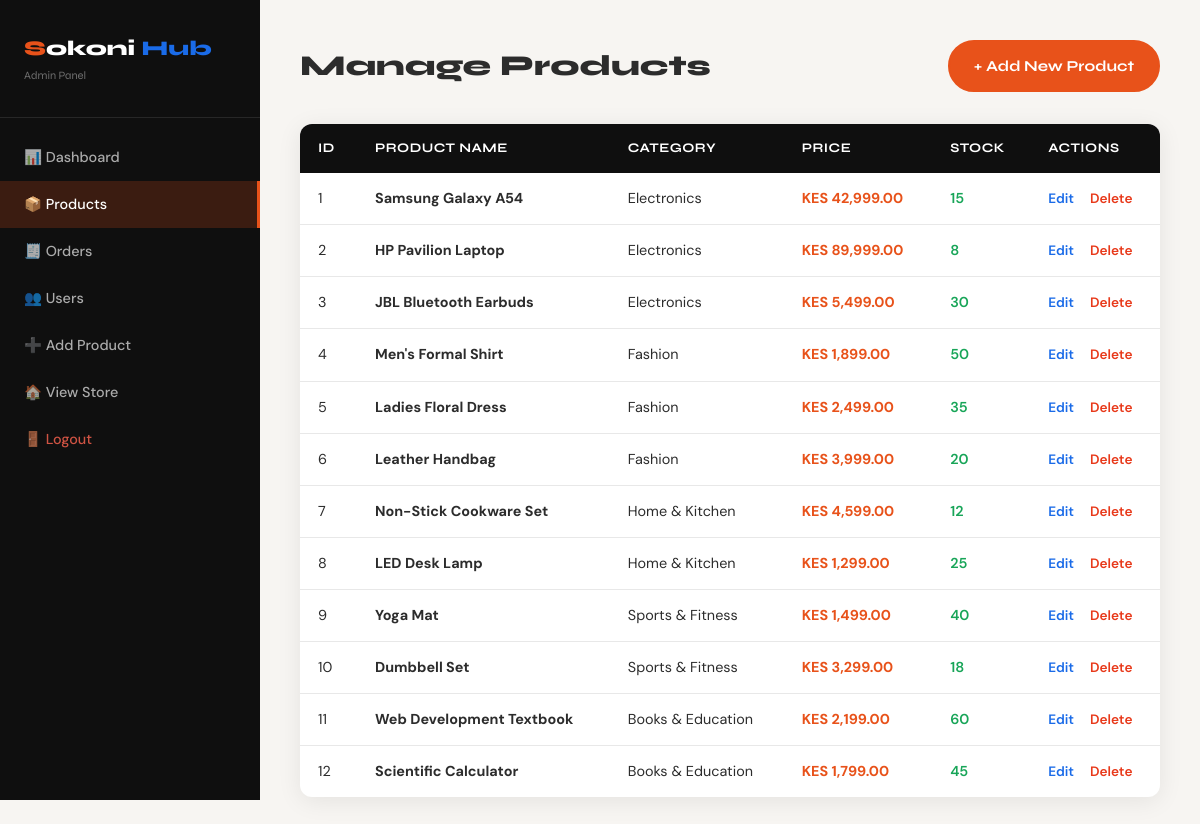
/admin/products.php (signed in), run on the app's committed database.
### tables this page shows
CREATE TABLE IF NOT EXISTS products (
    id INT PRIMARY KEY AUTO_INCREMENT,
    category_id INT,
    name VARCHAR(200) NOT NULL,
    description TEXT,
    price DECIMAL(10,2) NOT NULL,
    stock INT DEFAULT 0,
    image VARCHAR(255),
    created_at TIMESTAMP DEFAULT CURRENT_TIMESTAMP,
    FOREIGN KEY (category_id) REFERENCES categories(id)
);

CREATE TABLE IF NOT EXISTS categories (
    id INT PRIMARY KEY AUTO_INCREMENT,
    name VARCHAR(100) NOT NULL,
    description TEXT,
    created_at TIMESTAMP DEFAULT CURRENT_TIMESTAMP
);

### includes/functions.php (called while the page is built, shortened)
<?php
function formatKES($amount) {
    return 'KES ' . number_format($amount, 2);
}
?>

### admin/products.php (the view, shortened to what this page needs)
<?php
require_once '../includes/db.php';
require_once '../includes/functions.php';
$products = mysqli_query($conn, "
    SELECT p.*, c.name as cat_name
    FROM products p
    LEFT JOIN categories c ON p.category_id = c.id
    ORDER BY p.created_at DESC
");
?>
<!DOCTYPE html>
<html lang="en">
<head>
    <link rel="stylesheet" href="../css/style.css">
</head>
<body>
<div class="admin-layout">
    <aside class="admin-sidebar">
        <div class="brand"><span class="logo-s">S</span>okoni<span class="logo-hub"> Hub</span><small>Admin Panel</small></div>
        <nav class="admin-nav">
            <a href="dashboard.php">📊 Dashboard</a>
            <a href="products.php" class="active">📦 Products</a>
            <a href="orders.php">🧾 Orders</a>
            <a href="users.php">👥 Users</a>
            <a href="add_product.php">➕ Add Product</a>
            <a href="../index.php">🏠 View Store</a>
            <a href="../logout.php" style="color:rgba(255,100,80,0.8);">🚪 Logout</a>
        </nav>
    </aside>
    <main class="admin-main">
        <div style="display:flex;justify-content:space-between;align-items:center;margin-bottom:32px;">
            <h2 style="margin:0;">Manage Products</h2>
            <a href="add_product.php" class="btn-primary" style="padding:12px 24px;">+ Add New Product</a>
        </div>
        <table class="data-table">
            <thead>
                <tr>
                    <th>ID</th>
                    <th>Product Name</th>
                    <th>Category</th>
                    <th>Price</th>
                    <th>Stock</th>
                    <th>Actions</th>
                </tr>
            </thead>
            <tbody>
                <?php while ($p = mysqli_fetch_assoc($products)): ?>
                <tr>
                    <td><?= $p['id'] ?></td>
                    <td><strong><?= htmlspecialchars($p['name']) ?></strong></td>
                    <td><?= htmlspecialchars($p['cat_name']) ?></td>
                    <td style="font-weight:700;color:var(--primary);"><?= formatKES($p['price']) ?></td>
                    <td>
                        <span style="color:<?= $p['stock']==0 ? 'var(--danger)' : ($p['stock']<=5 ? 'var(--warning)' : 'var(--success)') ?>;font-weight:600;">
                            <?= $p['stock'] ?>
                        </span>
                    </td>
                    <td>
                        <a href="edit_product.php?id=<?= $p['id'] ?>" style="color:var(--accent);font-weight:600;font-size:0.85rem;margin-right:12px;">Edit</a>
                        <a href="products.php?delete=<?= $p['id'] ?>" style="color:var(--danger);font-weight:600;font-size:0.85rem;" onclick="return confirm('Delete this product?')">Delete</a>
                    </td>
                </tr>
                <?php endwhile; ?>
            </tbody>
        </table>
    </main>
</div>
</body>
</html>

### css/style.css (style rules this page uses)
:root { --primary: #E8521A; --primary-dark: #c4411a; --primary-light: #fff0ea; --accent: #1A6BE8; --dark: #0f0f0f; --dark-2: #1a1a1a; --text: #2c2c2c; --text-muted: #777; --border: #e8e8e8; --bg: #f7f5f2; --white: #ffffff; --success: #18a558; --warning: #f5a623; --danger: #e8391a; --shadow: 0 4px 24px rgba(0,0,0,0.08); --shadow-hover: 0 12px 40px rgba(232,82,26,0.18); --radius: 12px; --font-display: 'Syne', sans-serif; --font-body: 'DM Sans', sans-serif; }
* { box-sizing: border-box; margin: 0; padding: 0; }
html { scroll-behavior: smooth; }
body { font-family: var(--font-body); background: var(--bg); color: var(--text); line-height: 1.6; }
a { text-decoration: none; color: inherit; }
.logo-s { color: var(--primary); }
.logo-hub { color: var(--accent); }
.btn-primary { background: var(--primary); color: white; padding: 14px 32px; border-radius: 50px; font-weight: 700; font-family: var(--font-display); font-size: 0.95rem; display: inline-block; transition: all 0.2s; border: 2px solid var(--primary); }
.admin-layout { display: flex; min-height: 100vh; }
.admin-sidebar { width: 260px; background: var(--dark); color: white; padding: 32px 0; flex-shrink: 0; position: sticky; top: 0; height: 100vh; }
.admin-sidebar .brand { padding: 0 24px 32px; border-bottom: 1px solid rgba(255,255,255,0.1); font-family: var(--font-display); font-size: 1.3rem; font-weight: 800; }
.admin-sidebar .brand small { display: block; font-size: 0.7rem; color: rgba(255,255,255,0.4); font-weight: 400; margin-top: 2px; }
.admin-nav { padding: 16px 0; }
.admin-nav a { display: flex; align-items: center; gap: 12px; padding: 12px 24px; color: rgba(255,255,255,0.65); font-size: 0.9rem; font-weight: 500; transition: all 0.2s; }
.admin-nav a:hover, .admin-nav a.active { background: rgba(232,82,26,0.2); color: white; border-right: 3px solid var(--primary); }
.admin-main { flex: 1; padding: 40px; background: var(--bg); overflow-y: auto; }
.admin-main h2 { font-family: var(--font-display); font-size: 1.8rem; font-weight: 800; margin-bottom: 32px; }
.data-table { width: 100%; border-collapse: collapse; background: var(--white); border-radius: var(--radius); overflow: hidden; box-shadow: var(--shadow); }
.data-table th { background: var(--dark); color: white; padding: 14px 18px; text-align: left; font-family: var(--font-display); font-size: 0.82rem; font-weight: 700; text-transform: uppercase; letter-spacing: 0.5px; }
.data-table td { padding: 14px 18px; border-bottom: 1px solid var(--border); font-size: 0.9rem; }
.data-table tr:last-child td { border-bottom: none; }

### data on the page
products: id "1", name "Samsung Galaxy A54", category.name "Electronics", price "KES 42,999.00", stock "15"
products: id "2", name "HP Pavilion Laptop", category.name "Electronics", price "KES 89,999.00", stock "8"
products: id "3", name "JBL Bluetooth Earbuds", category.name "Electronics", price "KES 5,499.00", stock "30"
products: id "4", name "Men's Formal Shirt", category.name "Fashion", price "KES 1,899.00", stock "50"
products: id "5", name "Ladies Floral Dress", category.name "Fashion", price "KES 2,499.00", stock "35"
products: id "6", name "Leather Handbag", category.name "Fashion", price "KES 3,999.00", stock "20"
products: id "7", name "Non-Stick Cookware Set", category.name "Home & Kitchen", price "KES 4,599.00", stock "12"
products: id "8", name "LED Desk Lamp", category.name "Home & Kitchen", price "KES 1,299.00", stock "25"
products: id "9", name "Yoga Mat", category.name "Sports & Fitness", price "KES 1,499.00", stock "40"
products: id "10", name "Dumbbell Set", category.name "Sports & Fitness", price "KES 3,299.00", stock "18"
products: id "11", name "Web Development Textbook", category.name "Books & Education", price "KES 2,199.00", stock "60"
products: id "12", name "Scientific Calculator", category.name "Books & Education", price "KES 1,799.00", stock "45"
